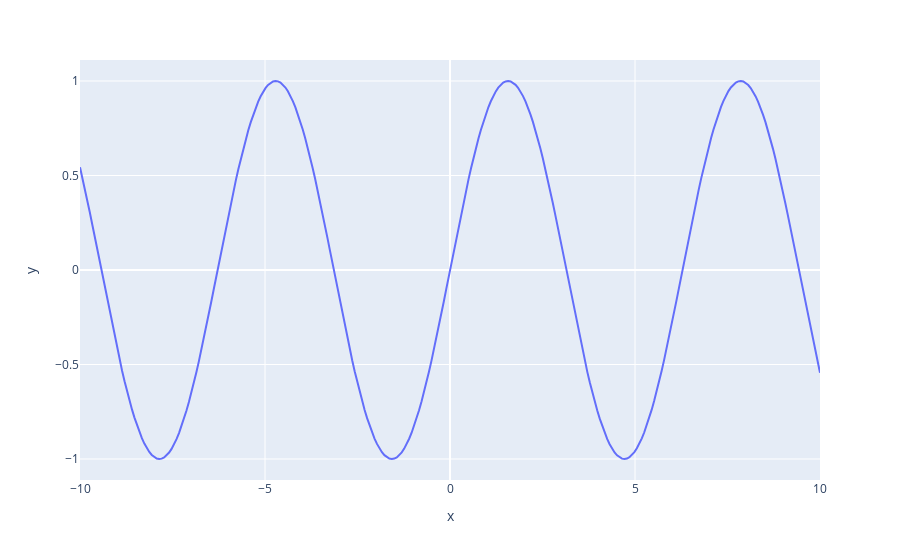

Notebook code for this chart:
### Markdown cell above
2. Create a figure object using `plotly.express`

### Code cell
import numpy as np
import plotly

import plotly.express as px

x = np.linspace(-10, 10, 300)
y = np.sin(x)

fig = px.line(x=x, y=y)
fig.show()

### Figure 1 — Plotly figure (JSON) as saved in the notebook; plotly's stock layout.template omitted (floating-point values rounded to 4 significant figures; data arrays with more than 128 entries replaced by an {"elided": "..."} marker saying what was removed)
{"data": [{"hovertemplate": "x=%{x}<br>y=%{y}<extra></extra>", "legendgroup": "", "line": {"color": "#636efa", "dash": "solid"}, "marker": {"symbol": "circle"}, "mode": "lines", "name": "", "orientation": "v", "showlegend": false, "type": "scatter", "x": {"elided": "300 float values"}, "xaxis": "x", "y": {"elided": "300 float values"}, "yaxis": "y"}], "layout": {"legend": {"tracegroupgap": 0}, "margin": {"t": 60}, "xaxis": {"anchor": "y", "domain": [0, 1], "title": {"text": "x"}}, "yaxis": {"anchor": "x", "domain": [0, 1], "title": {"text": "y"}}}}
